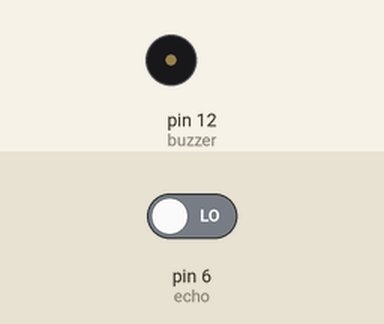
Bench run of a sketch on a simulated Arduino Uno, built with avr-gcc and run on an emulated ATmega328P. Parts: buzzer (waves = sounding). The inputs (shaded band) are chosen by the test bench; at power-on: pin 6 (echo) LOW.

Above: at 0.1 s.
At 1.1 s:
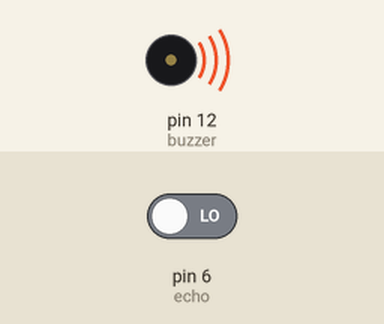
Timing chart, 0 to 2.6 s (numbered marks = the images above):
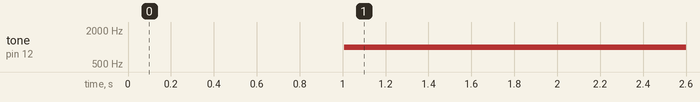

Measured:
- by itself, tone on pin 12 (buzzer): silent → 1000 Hz at 1.0 s

The sketch:

Alarma_antirrobo.ino
```cpp
#define trig 7 // Emisor de pulso o señal
#define echo 6 // Receptor "del eco" del pulso
#define buzzer 12 // Zumbador

void setup()
{
 pinMode (trig,OUTPUT); // Emisor

 pinMode (echo,INPUT); // Receptor

 pinMode (buzzer,OUTPUT); // Emisor

}

void loop()
{
 long duracion, distancia; //Establecemos duracion y distancia como variables numericas extensas

 digitalWrite (trig, LOW); //Para tener un pulso limpio empezamos con 2 microsegundos en apagado

 delay (2);

 digitalWrite (trig, HIGH); // Mandamos un pulso de 5 microsegundos

 delay (5);

 digitalWrite (trig, LOW); // Apagamos

 duracion = pulseIn(echo, HIGH); //Medimos el tiempo que la señal tarda en volver al sensor en microsegundos

 distancia = (duracion/2)*0.0343; // La distancia es el tiempo por la velocidad del sonido (343 m/s = 0.0343 cm/microseg)

 if (distancia < 150) // Si la distancia es menor a metro y medio

 {
  tone(buzzer, 1000); // Suena el zumbador con una frecuencia de 1000Hz

  delay(5000); // Suena durante 5 segundos

 }

 else // de lo contrario
 {
  noTone(buzzer); // no suena

 }

}
```
